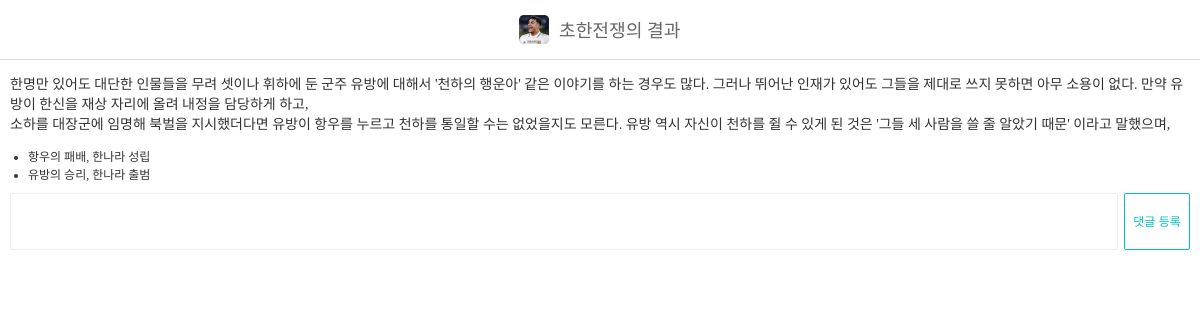
The app's page /detail/2, older data.
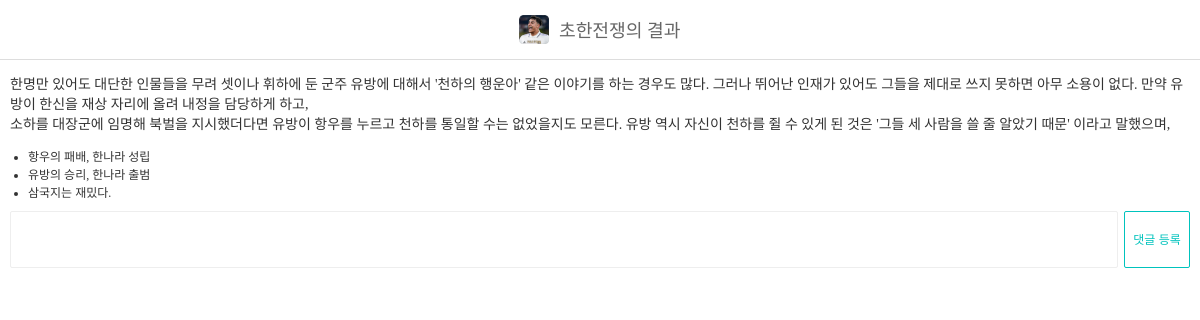
The same page, newer data.
### blog/models.py (models this page shows, shortened)
class Post(models.Model):
    title = models.CharField('포스트 제목', max_length=20)
    content = models.TextField('포스트 내용')
    thumbnail = models.ImageField('썸네일 이미지' , upload_to='post' , blank=True)

class Comment(models.Model):
    post = models.ForeignKey(Post, on_delete=models.CASCADE)
    content = models.TextField('댓글 내용')

### config/views.py (the view)
# urls.py: path('detail/<int:post_id>' , detail),
def detail(request , post_id):
    post = Post.objects.get(id = post_id)
    if request.method == 'POST':
        Comment.objects.create(
            post = post,
            content = request.POST['comment']
        )
    context = {
        'post' : post
    }
    return render(request , 'detail.html' , context)

### templates/detail.html (shortened to what this page needs)
{% load static %}
<!doctype html>
<html lang="en">
<head>
    <link rel="stylesheet" href="{% static 'css/style.css' %}">
</head>
<body>
    <div id="navbar">
        {% if post.thumbnail %}
            <img src="{{ post.thumbnail.url }}" alt="">
        {% endif %}
        <span>{{post.title}}</span>
    </div>
    <div id="post-detail">
        <p>{{post.content|linebreaksbr}}</p>
        <ul class="comments">
            {% for comment in post.comment_set.all %}
                <li class="comment">{{comment.content}}</li>
            {% empty %}
                <li class="comment-empty">아직 댓글이 없습니다</li>
            {% endfor %}
        </ul>
        <form method="POST">
            <textarea name="comment"></textarea>
            <button type="submit" class="btn btn-primary">댓글 등록</button>
        </form>
    </div>
</body>
</html>

### static/css/style.css (style rules this page uses)
ul, ol { list-style: none; padding: 0; margin: 0; }
html { margin: 0; font-family: "Noto Sans KR", serif; font-weight: 300; font-size: 14px; color: #333; height: 100%; }
body { margin: 0; height: 100%; }
#navbar { position: fixed; top: 0; width: 100%; z-index: 999; display: flex; flex-direction: row; flex-wrap: nowrap; justify-content: center; align-items: center; background-color: rgba(255, 255, 255, 0.9); color: #666; font-size: 1.3rem; height: 59px; border-bottom: 1px solid #ddd; }
#navbar > span { margin-top: -2px; }
#navbar img { height: 29.5px; border-radius: 3px; margin-right: 10px; }
.btn { width: 66px; height: 30px; line-height: 25px; background-color: #fff; border-radius: 15px; transition-duration: 0.3s; transition-timing-function: ease; font-size: 12px; cursor: pointer; text-align: center; }
.btn-primary { border: 1px solid #00c3bd; color: #00c3bd; }
ul.comments { font-size: 12px; }
ul.comments > li.comment { list-style: disc; margin-left: 1.5em; }
#post-detail { padding: 59px 10px; }
#post-detail > form { width: 100%; margin-top: 10px; display: flex; }
#post-detail > form > textarea { border: 1px solid #eee; padding: 10px; box-sizing: border-box; resize: none; border-radius: 2px; flex-grow: 1; margin-right: 6px; }
#post-detail > form > button { height: 57px; line-height: 50px; border-radius: 2px; }

Row changes from the older to the newer data that the page shows:
added Comment: content "삼국지는 재밌다."
